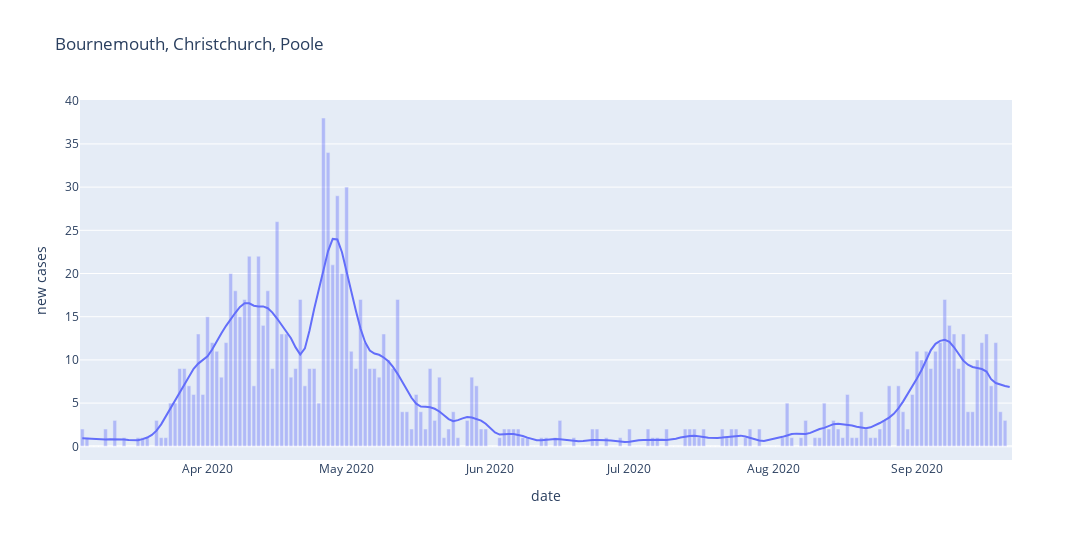

The notebook cell this image was saved under:
### Markdown cell above
## Chart Dorset data
BCP = E06000058

Dorset = E06000059

### Code cell
# dorset = df_b[df_b['areaCode'].isin(['E06000058', 'E06000059'])]
dorset = df[df['areaCode'].isin(['E06000058'])]
plt = px.line(dorset, x='date', y='new cases', title='Bournemouth, Christchurch, Poole', width=1280, height=540)
plt.add_trace(px.bar(dorset, x='date', y='newCasesBySpecimenDate', opacity=0.4, width=1280, height=540).data[0])
plt.show()

### Figure 1 — Plotly figure (JSON) as saved in the notebook; plotly's stock layout.template omitted (floating-point values rounded to 4 significant figures; data arrays with more than 128 entries replaced by an {"elided": "..."} marker saying what was removed)
{"data": [{"hovertemplate": "date=%{x}<br>new cases=%{y}<extra></extra>", "legendgroup": "", "line": {"color": "#636efa", "dash": "solid"}, "mode": "lines", "name": "", "orientation": "v", "showlegend": false, "type": "scatter", "x": {"elided": "201 str values"}, "xaxis": "x", "y": {"elided": "201 float values"}, "yaxis": "y"}, {"alignmentgroup": "True", "hovertemplate": "date=%{x}<br>newCasesBySpecimenDate=%{y}<extra></extra>", "legendgroup": "", "marker": {"color": "#636efa", "opacity": 0.4}, "name": "", "offsetgroup": "", "orientation": "v", "showlegend": false, "textposition": "auto", "type": "bar", "x": {"elided": "201 str values"}, "xaxis": "x", "y": {"elided": "201 int values"}, "yaxis": "y"}], "layout": {"height": 540, "legend": {"tracegroupgap": 0}, "title": {"text": "Bournemouth, Christchurch, Poole"}, "width": 1280, "xaxis": {"anchor": "y", "domain": [0, 1], "title": {"text": "date"}}, "yaxis": {"anchor": "x", "domain": [0, 1], "title": {"text": "new cases"}}}}
